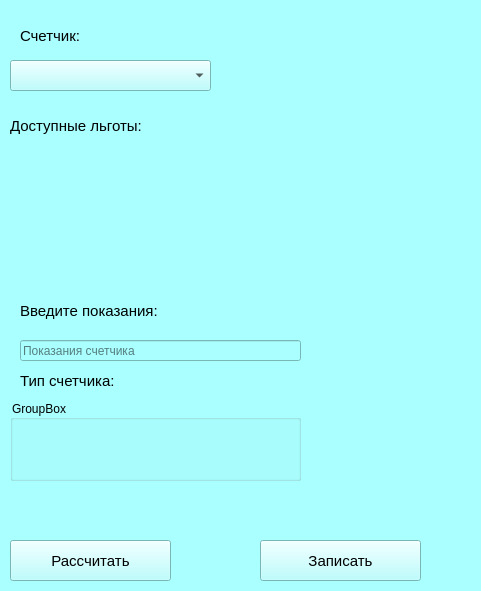
<?xml version="1.0" encoding="UTF-8"?>
<ui version="4.0">
 <class>Form</class>
 <widget class="QWidget" name="Form">
  <property name="geometry">
   <rect>
    <x>0</x>
    <y>0</y>
    <width>481</width>
    <height>591</height>
   </rect>
  </property>
  <property name="windowTitle">
   <string>Form</string>
  </property>
  <property name="styleSheet">
   <string notr="true">background-color: rgb(170, 255, 255);</string>
  </property>
  <widget class="QLabel" name="label_device">
   <property name="geometry">
    <rect>
     <x>20</x>
     <y>20</y>
     <width>81</width>
     <height>31</height>
    </rect>
   </property>
   <property name="font">
    <font>
     <pointsize>11</pointsize>
    </font>
   </property>
   <property name="text">
    <string>Счетчик:</string>
   </property>
  </widget>
  <widget class="QComboBox" name="comboBox">
   <property name="geometry">
    <rect>
     <x>10</x>
     <y>60</y>
     <width>201</width>
     <height>31</height>
    </rect>
   </property>
   <property name="currentText">
    <string/>
   </property>
   <property name="placeholderText">
    <string>Выберите счетчик</string>
   </property>
  </widget>
  <widget class="QLabel" name="label_benefits">
   <property name="geometry">
    <rect>
     <x>10</x>
     <y>110</y>
     <width>131</width>
     <height>31</height>
    </rect>
   </property>
   <property name="font">
    <font>
     <pointsize>11</pointsize>
    </font>
   </property>
   <property name="text">
    <string>Доступные льготы:</string>
   </property>
  </widget>
  <widget class="QWidget" name="widget_benefits" native="true">
   <property name="geometry">
    <rect>
     <x>10</x>
     <y>140</y>
     <width>241</width>
     <height>151</height>
    </rect>
   </property>
   <widget class="QWidget" name="verticalLayoutWidget">
    <property name="geometry">
     <rect>
      <x>0</x>
      <y>0</y>
      <width>231</width>
      <height>131</height>
     </rect>
    </property>
    <layout class="QVBoxLayout" name="verticalLayout_benefits"/>
   </widget>
  </widget>
  <widget class="QLineEdit" name="lineEdit_readings">
   <property name="geometry">
    <rect>
     <x>20</x>
     <y>340</y>
     <width>281</width>
     <height>21</height>
    </rect>
   </property>
   <property name="placeholderText">
    <string>Показания счетчика</string>
   </property>
  </widget>
  <widget class="QLabel" name="label_readings">
   <property name="geometry">
    <rect>
     <x>20</x>
     <y>300</y>
     <width>151</width>
     <height>21</height>
    </rect>
   </property>
   <property name="font">
    <font>
     <pointsize>11</pointsize>
    </font>
   </property>
   <property name="text">
    <string>Введите показания:</string>
   </property>
  </widget>
  <widget class="QGroupBox" name="grBox">
   <property name="geometry">
    <rect>
     <x>10</x>
     <y>400</y>
     <width>291</width>
     <height>81</height>
    </rect>
   </property>
   <property name="title">
    <string>GroupBox</string>
   </property>
  </widget>
  <widget class="QPushButton" name="btn_calc">
   <property name="geometry">
    <rect>
     <x>10</x>
     <y>540</y>
     <width>161</width>
     <height>41</height>
    </rect>
   </property>
   <property name="font">
    <font>
     <pointsize>11</pointsize>
    </font>
   </property>
   <property name="text">
    <string>Рассчитать</string>
   </property>
  </widget>
  <widget class="QPushButton" name="btn_write">
   <property name="geometry">
    <rect>
     <x>260</x>
     <y>540</y>
     <width>161</width>
     <height>41</height>
    </rect>
   </property>
   <property name="font">
    <font>
     <pointsize>11</pointsize>
    </font>
   </property>
   <property name="text">
    <string>Записать</string>
   </property>
  </widget>
  <widget class="QLabel" name="label_type_device">
   <property name="geometry">
    <rect>
     <x>20</x>
     <y>370</y>
     <width>121</width>
     <height>21</height>
    </rect>
   </property>
   <property name="font">
    <font>
     <pointsize>11</pointsize>
    </font>
   </property>
   <property name="text">
    <string>Тип счетчика:</string>
   </property>
  </widget>
  <widget class="QLabel" name="ll">
   <property name="geometry">
    <rect>
     <x>340</x>
     <y>400</y>
     <width>91</width>
     <height>61</height>
    </rect>
   </property>
   <property name="font">
    <font>
     <pointsize>15</pointsize>
    </font>
   </property>
   <property name="text">
    <string/>
   </property>
  </widget>
 </widget>
 <resources/>
 <connections/>
</ui>
